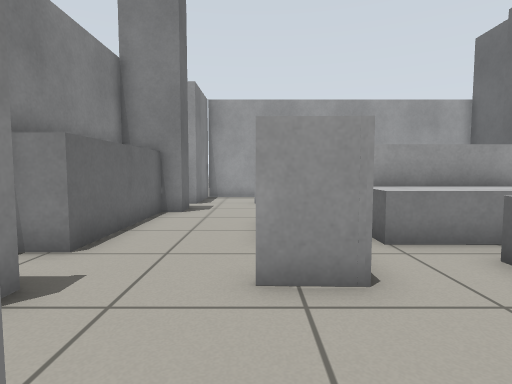
View 1 (above)

13 first-person views from a walk through a world built for the Gazebo simulator. The camera is 0.69 m above the floor, tilts 4° down and sees 80° across. The floor is counted in squares, 0.5 m on a side. Each view is taken from the middle of a square. On the plan, view 1 faces up. The plan holds only what a view shows up to about 14 squares ahead; the rest is blank.

View 2
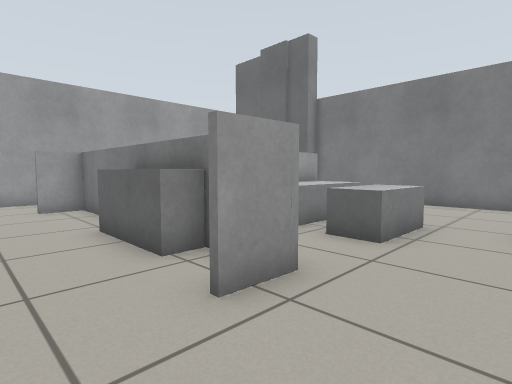

View 3
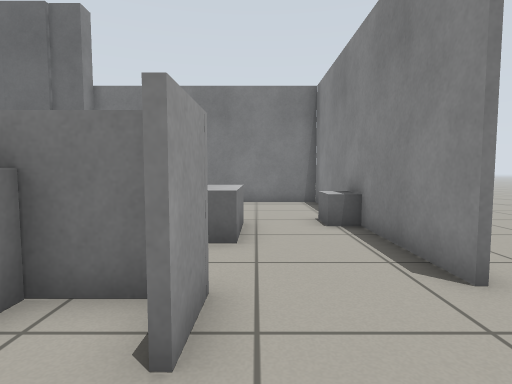

View 4
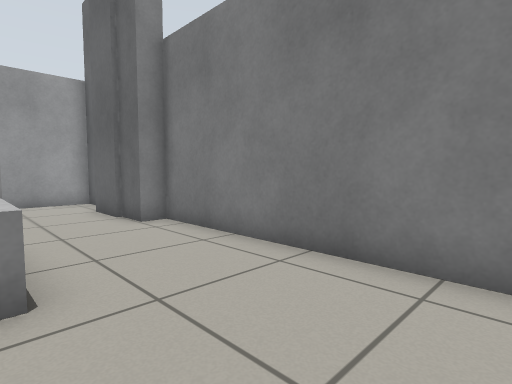

View 5
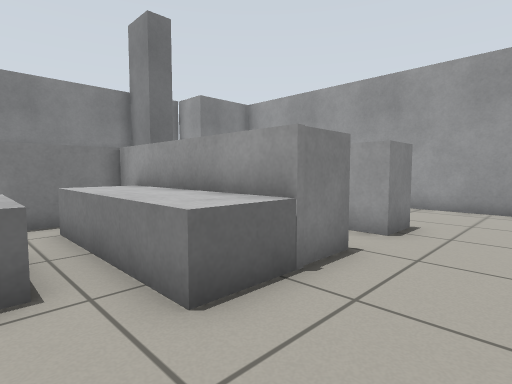

View 6
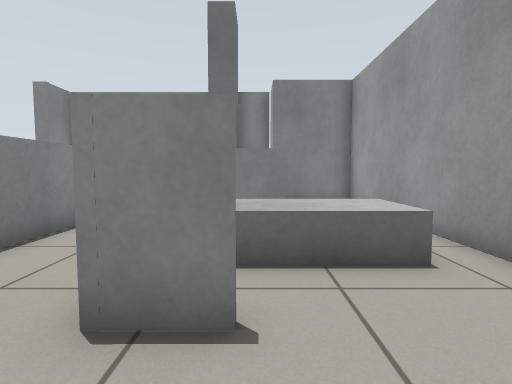

View 7
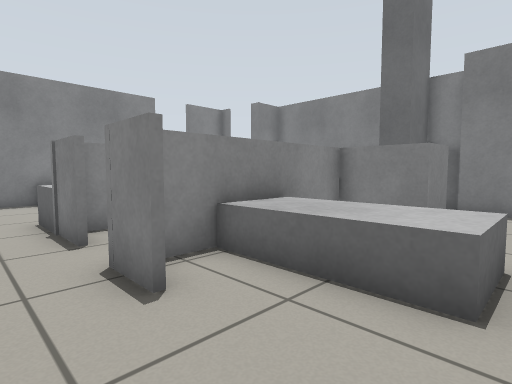

View 8
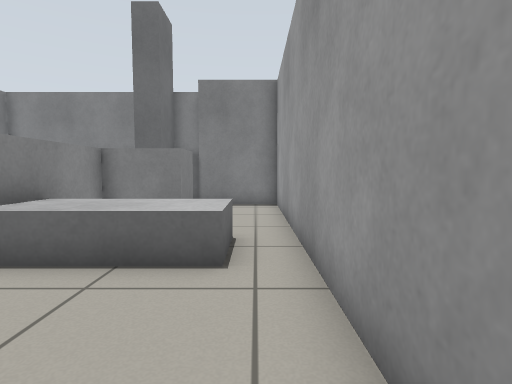

View 9
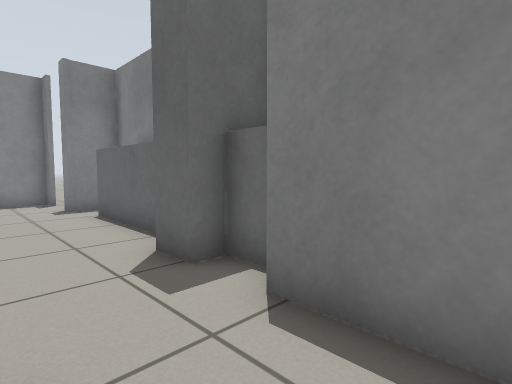

View 10
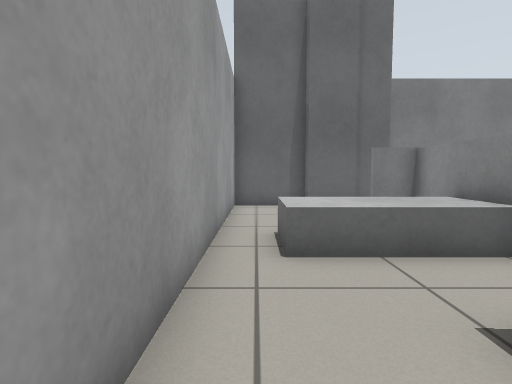

View 11
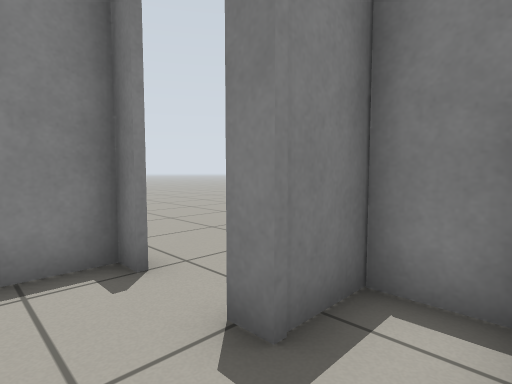

View 12
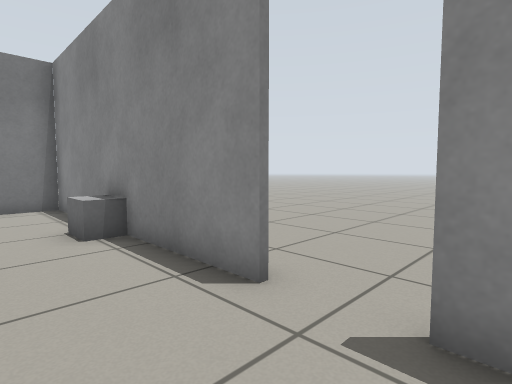

View 13
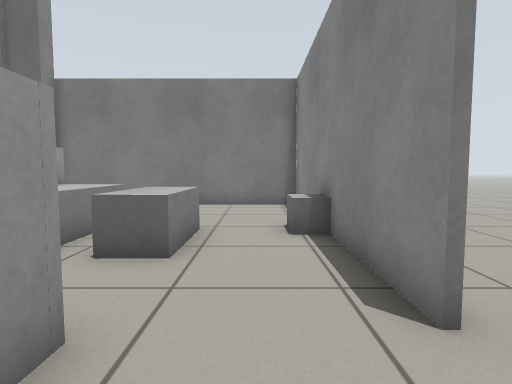

### Floor plan
Points are (right, up) in squares from view 1. A wall is a line through its corners. A room is listed if a view was taken in it or the views show most of it. See-through windows are left out.
Room 1 (views 1, 2, 3, 4, 5, 6, 7, 8, 11, 12, 13)
walls: (2.6, 7.3) (1.5, 7.3); (1.4, 5.5) (1.4, 4.7); (7.5, 8.9) (7.5, 7.4); (1.2, 4.1) (1.2, 5.5); (1.4, 3.5) (-0.1, 3.6); (6.4, 10.7) (7.3, 10.7) (7.3, 11.9); (7.5, 11.9) (7.5, 10.5) (6.5, 10.5); (1.4, 12.9) (1.4, 10.7) (3.6, 10.7); (1.5, 0.4) (11.3, 0.4) (11.3, 10); (10.6, 10) (10.6, 11.3); (-3.1, 8.6) (-3.1, 5.1) (-4.1, 5.1); (10.4, 11.1) (10.4, 13); (-4.4, 4.8) (-4.4, 3.4) (-2.7, 3.4) (-2.7, 2.9); (-2.7, 1.1) (-2.7, 0.4) (-0.2, 0.4); (11, 13) (11, 15.9) (1.5, 15.9)
ways out: opening at (0.5, 14.5) to room 2; opening at (-1, 9.5)
objects: grey box (1, 6) to (1, 8); grey box (3, 6) to (7, 7); grey box (4, 4) to (6, 4); grey box (4, 11) to (6, 14); grey box (6, 1)
Room 2 (views 9, 10)
walls: (-0.1, 12.9) (1.4, 12.9); (1.5, 15.9) (-2.5, 15.9) (-2.5, 12.8)
ways out: opening at (0.5, 14.5) to room 1; opening at (-1.5, 13)

Where each view was taken, in squares from view 1:
view 1: 0 up, 0 right, facing up
view 2: 1 up, 2 left, facing up-right
view 3: 3 up, 2 left, facing right
view 4: 2 up, 7 right, facing up-right
view 5: 4 up, 10 right, facing up-left
view 6: 12 up, 10 right, facing left
view 7: 15 up, 9 right, facing down-left
view 8: 15 up, 10 right, facing left
view 9: 15 up, 0 right, facing down-left
view 10: 15 up, 1 left, facing right
view 11: 5 up, 1 left, facing down-left
view 12: 3 up, 1 left, facing down-right
view 13: 2 up, 1 left, facing right
